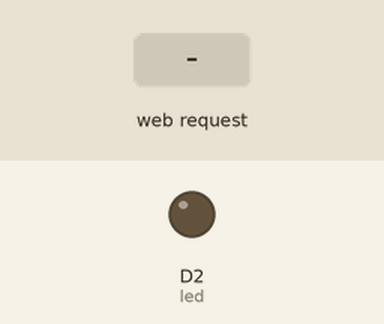
Bench run of a sketch on a simulated ESP8266 (NodeMCU). Parts: output pins drawn as LEDs (lit = HIGH). Inputs (shaded band) come from the test bench. WiFi joins after 1.5 s; servers stay silent unless stated; what the sketch prints to the serial monitor is not drawn.

Above: at 3.7 s.
3.8 s: HTTP request GET /on received
At 4.9 s:
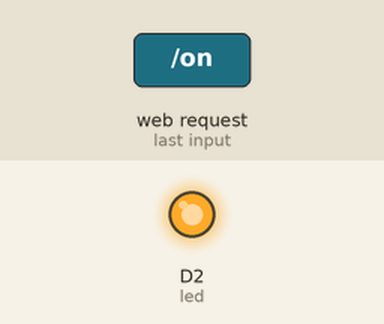
5.3 s: HTTP request GET /off received
At 6.1 s:
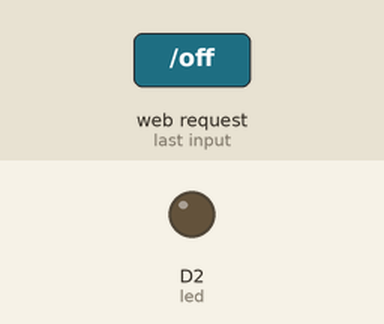
Timing chart, 0 to 8.3 s (numbered marks = the images above; inputs shaded):
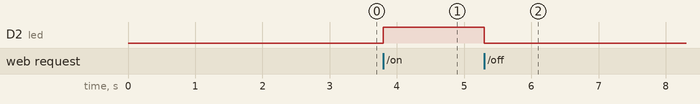

Measured:
- after the input at 3.8 s, D2 (led): LOW → HIGH at once
- after the input at 5.3 s, D2 (led): HIGH → LOW at once

The sketch:

LEDOverWiFi.ino
```cpp
#include <ESP8266WiFi.h>
#include <WiFiClient.h>
#include <ESP8266WebServer.h>

int led = D2;
/* Set these to your desired credentials. */
const char *ssid = "Agarwal";
const char *password = "rsvagr@101";

ESP8266WebServer server(80);

/* Just a little test message.  Go to http://192.168.4.1 in a web browser
   connected to this access point to see it.
*/
void handleRoot() {
  String newStr = "<h2>LED Test</h2><br><form action='/' method='post'><button type='submit' name='led' value='on' formaction='/on'>Turn On</button><br><button type='submit' name='led' value='off' formaction='/off'>Turn Off</button></form>";
  server.send(200, "text/html", newStr);
}

void handleButton1(){
  digitalWrite(led, HIGH);
  server.sendHeader("Location", "/");
  server.send(303); //ensure safety and trust while redirecting

}
void handleButton2(){
  digitalWrite(led, LOW);
  server.sendHeader("Location", "/");
  server.send(303);
}

void setup() {
  pinMode(led, OUTPUT);
  delay(1000);
  Serial.begin(115200);
  Serial.println();
  WiFi.begin(ssid, password);

  while(WiFi.status() != WL_CONNECTED){
    Serial.print(".");
    delay(500);
  }
  Serial.println();
  Serial.print("Connected to ");
  Serial.println(ssid);

  Serial.println(WiFi.localIP());
  server.on("/", handleRoot);
  server.on("/on", handleButton1);
  server.on("/off", handleButton2);
  server.begin();
  Serial.println("HTTP server started");
}

void loop() {
  server.handleClient();
}
```
